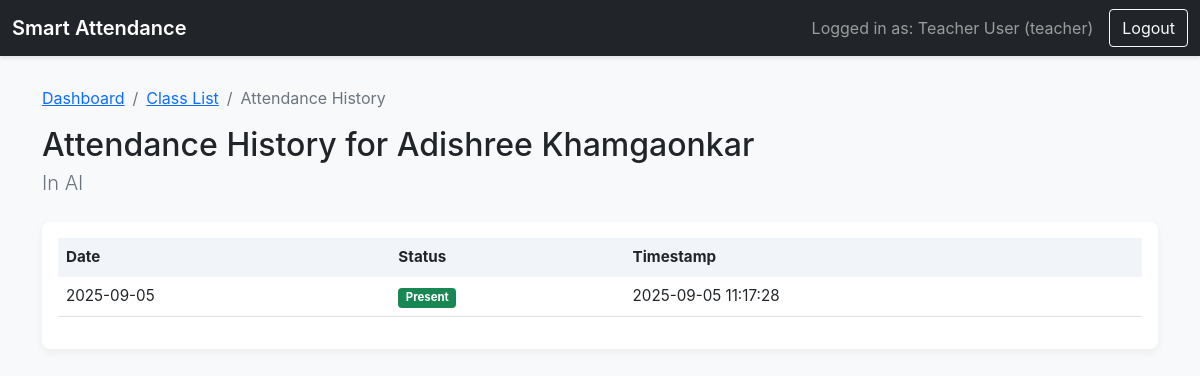
Before: /teacher/history/1/student6 (signed in) with the older database file.
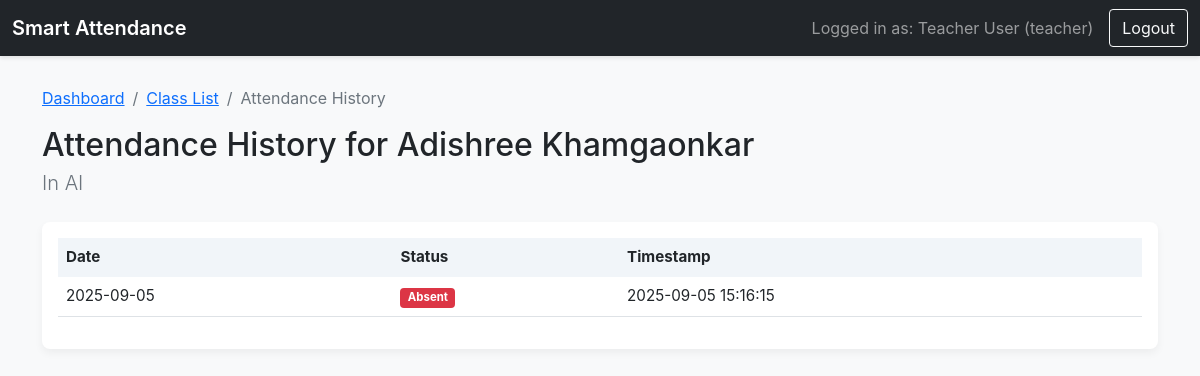
After: the same page with the newer database file.
### tables this page shows
CREATE TABLE attendance_records (
        id INTEGER PRIMARY KEY AUTOINCREMENT,
        student_id TEXT NOT NULL,
        subject_id INTEGER NOT NULL,
        timestamp TEXT NOT NULL,
        date TEXT NOT NULL,
        status TEXT NOT NULL,
        FOREIGN KEY (student_id) REFERENCES users (user_id),
        FOREIGN KEY (subject_id) REFERENCES subjects (id)
    );

### app.py (the view)
@app.route('/teacher/history/<int:subject_id>/<student_id>')
@login_required
@role_required('teacher')
def student_history(subject_id, student_id):
    return render_template('student_history.html', subject=db.get_subject_by_id(subject_id),
                           student=db.get_user_by_id(student_id), history=db.get_student_attendance_history(student_id, subject_id))

### app.py (called while the page is built)
def login_required(f):
    @wraps(f)
    def decorated_function(*args, **kwargs):
        if 'user_id' not in session:
            return redirect(url_for('login'))
        return f(*args, **kwargs)
    return decorated_function

def role_required(role_name):
    def wrapper(f):
        @wraps(f)
        def decorated_function(*args, **kwargs):
            if session.get('role') != role_name:
                flash("You do not have permission to access this page.", "danger")
                return redirect(url_for('dashboard'))
            return f(*args, **kwargs)
        return decorated_function
    return wrapper

### database_manager.py (called while the page is built)
def get_db_connection():
    conn = sqlite3.connect(DATABASE)
    conn.row_factory = sqlite3.Row
    return conn

def get_user_by_id(user_id):
    conn = get_db_connection()
    user = conn.cursor().execute("SELECT * FROM users WHERE user_id = ?", (user_id,)).fetchone()
    conn.close()
    return user

def get_subject_by_id(subject_id):
    conn = get_db_connection()
    subject = conn.cursor().execute("SELECT * FROM subjects WHERE id = ?", (subject_id,)).fetchone()
    conn.close()
    return subject

### templates/student_history.html
{% extends "base.html" %}
{% block content %}
    <nav aria-label="breadcrumb">
        <ol class="breadcrumb">
            <li class="breadcrumb-item"><a href="{{ url_for('dashboard') }}">Dashboard</a></li>
            <li class="breadcrumb-item"><a href="{{ url_for('view_class_list', subject_id=subject.id) }}">Class List</a></li>
            <li class="breadcrumb-item active" aria-current="page">Attendance History</li>
        </ol>
    </nav>
    <h2 class="mb-1">Attendance History for {{ student.name }}</h2>
    <p class="lead text-muted">In {{ subject.subject_name }}</p>
    <div class="card mt-4">
        <div class="card-body">
            <table class="table table-hover">
                <thead>
                    <tr>
                        <th>Date</th>
                        <th>Status</th>
                        <th>Timestamp</th>
                    </tr>
                </thead>
                <tbody>
                    {% for record in history %}
                    <tr>
                        <td>{{ record.date }}</td>
                        <td>
                            {% if record.status == 'Present' %}<span class="badge bg-success">Present</span>
                            {% elif record.status == 'Absent' %}<span class="badge bg-danger">Absent</span>
                            {% else %}<span class="badge bg-secondary">{{ record.status }}</span>
                            {% endif %}
                        </td>
                        <td>{{ record.timestamp }}</td>
                    </tr>
                    {% else %}
                    <tr><td colspan="3" class="text-center">No attendance history found for this student in this subject.</td></tr>
                    {% endfor %}
                </tbody>
            </table>
        </div>
    </div>
{% endblock %}

Changed rows visible on the page:
changed attendance_records: timestamp "2025-09-05 11:17:28" → "2025-09-05 15:16:15"; status "Present" → "Absent"
